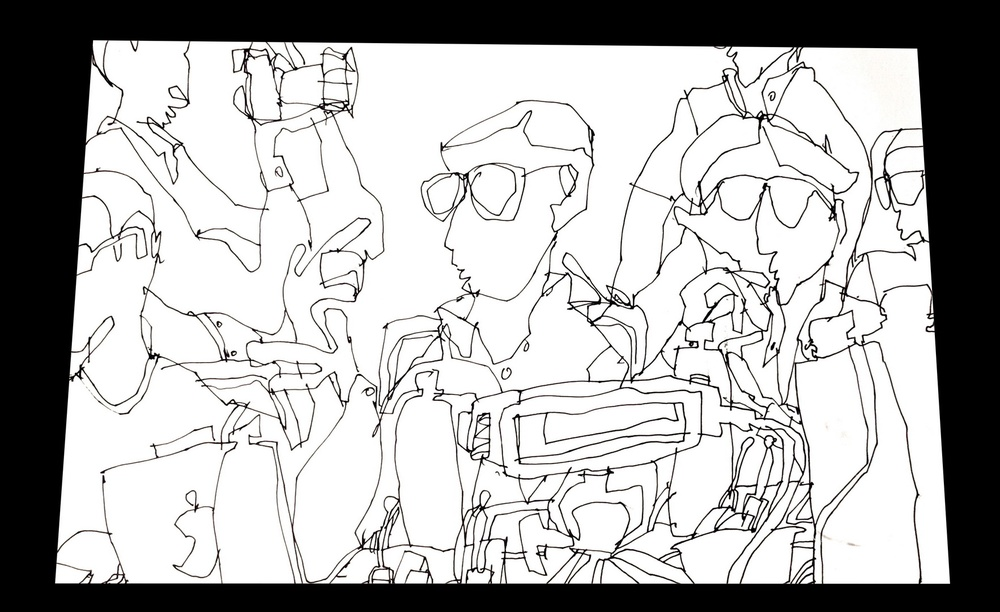
#> input picture python/pic4_3_1080p.jpg, 1000 x 612 px, shrunk from 1765 x 1080 before the run
$ jupyter execute --allow-errors flood_fill_test_01.ipynb
#> lines starting #> are read from the running program, lines starting #| are printed output that depends on the picture
[cell 1]
from PIL import Image, ImageDraw
from numpy import *
from pylab import *
import cv2
from IPython.display import display
import time

[cell 2]
# read image
#filename = r'C:\Users\RYAN\Dropbox (MIT)\01_Work\MAS\18_Fall 2019\191020_flood_fill_test\pic2.jpg'
filename = 'pic4_3_1080p.jpg'
im = cv2.imread(filename)
#> im is the input picture: shape (612, 1000, 3); mean B, G, R 178.8, 179.3, 179.6
#print(im)
h,w = im.shape[:2]
#> h = 612; w = 1000
pil_im = Image.fromarray(im)
display(pil_im)

[cell 3]
d = 10
s = 10
nx = 176
ny = 108

# flood fill example
diff = (d,d,d)
mask = zeros((h+2,w+2), uint8)
#cv2.floodFill(im,mask,(10,10),(0,0,255),diff,diff)

msec1 = int(round(time.time() * 1000))

#> (the rest of this cell did not finish here and is left out)

[cell 4]
# [10 lines of commented-out code are left out]
pil_im = Image.fromarray(im)
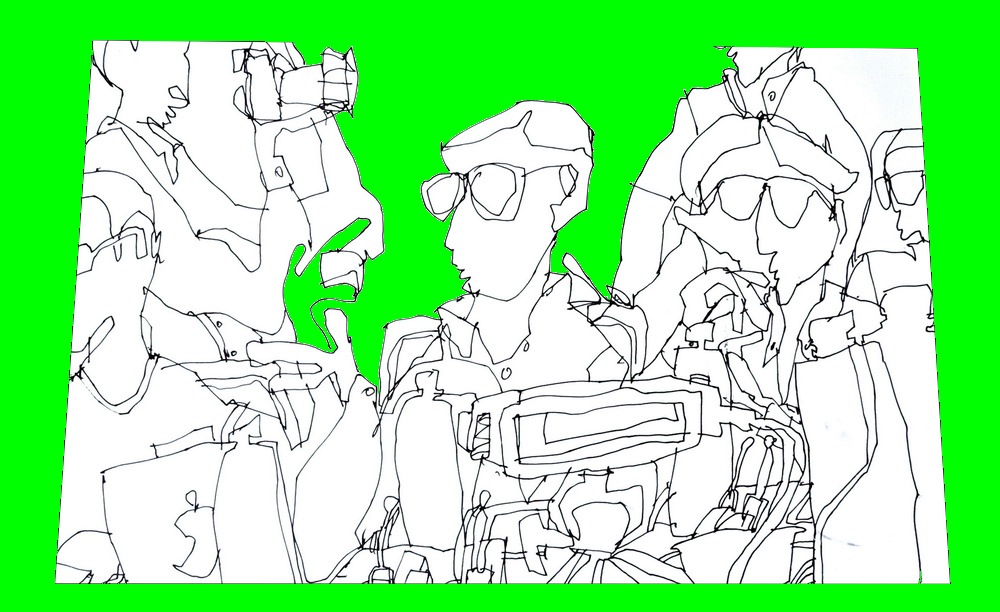
#> pil_im: PIL image 1000x612 RGB; mean R, G, B 155.4, 240.8, 156.1
display(pil_im)

[cell 5]
# display the mask
pil_msk = Image.fromarray(mask)
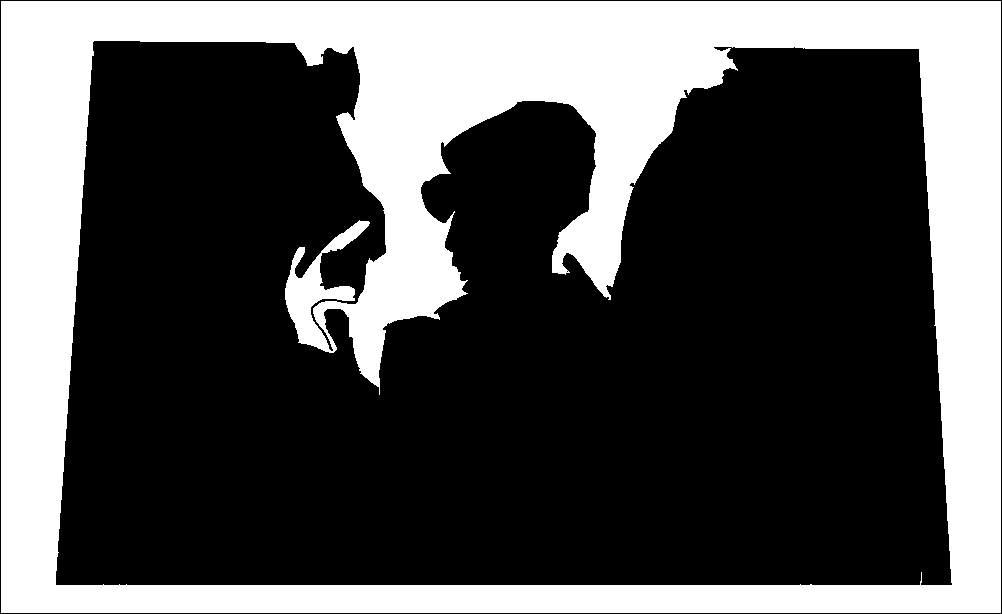
#> pil_msk: PIL image 1002x614 L; min 0, max 255, mean 84.5
display(pil_msk)

$ run again, with python/pic4_2_1080p.jpg copied over python/pic4_3_1080p.jpg
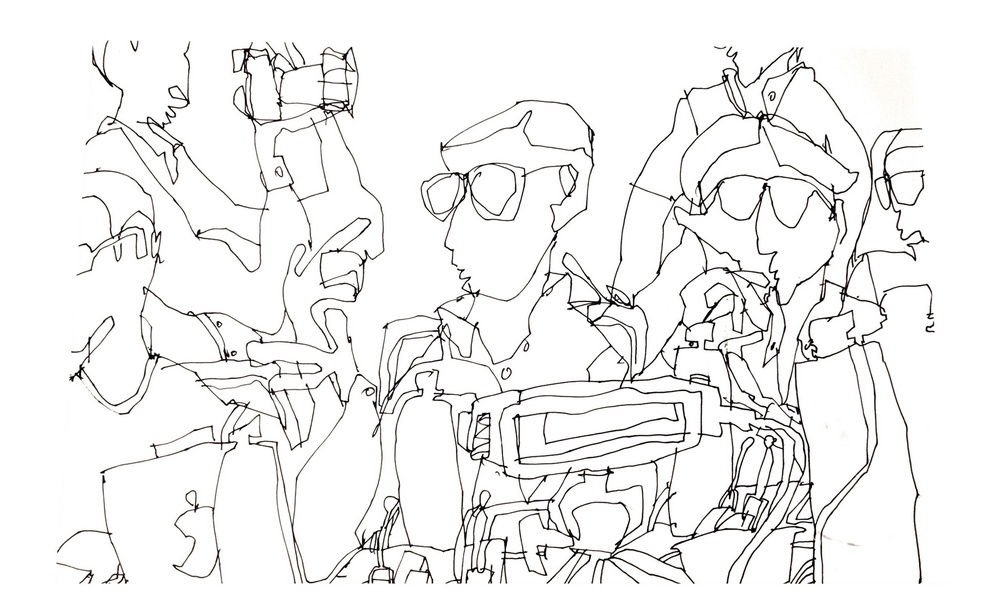
#> input picture python/pic4_2_1080p.jpg, 1000 x 612 px, shrunk from 1765 x 1080 before the run
#> im is the input picture: shape (612, 1000, 3); mean B, G, R 240.7, 241.1, 241.4
#> `pil_im = Image.fromarray(im)`:
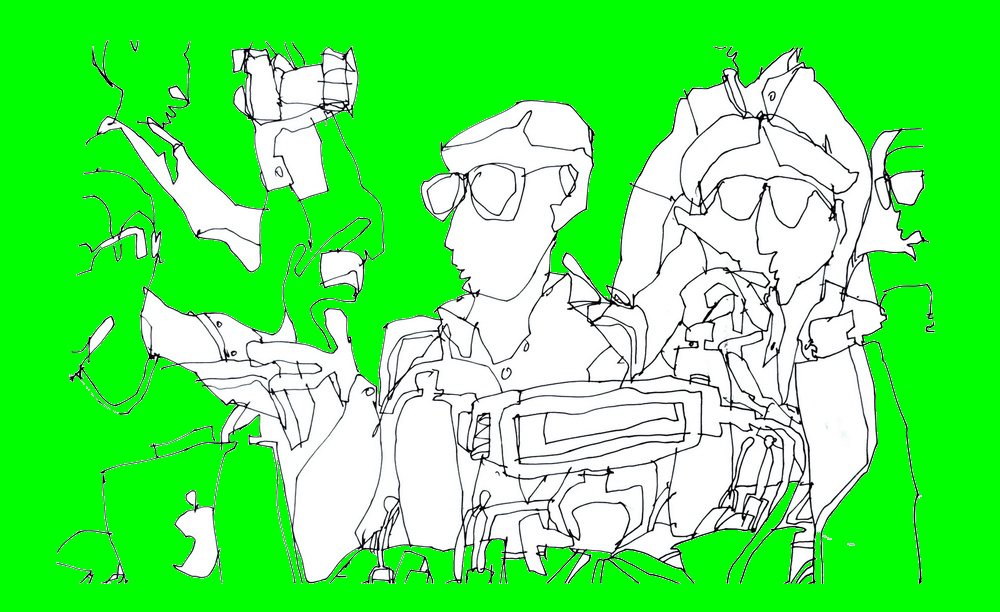
#> pil_im: PIL image 1000x612 RGB; mean R, G, B 97.9, 241.4, 98.4
#> `pil_msk = Image.fromarray(mask)`:
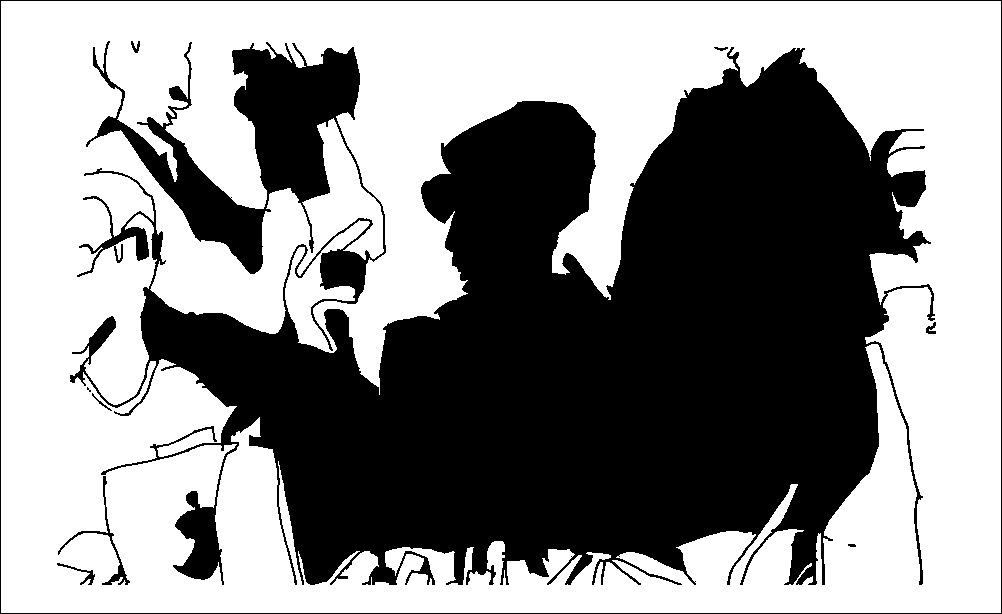
#> pil_msk: PIL image 1002x614 L; min 0, max 255, mean 142.4
